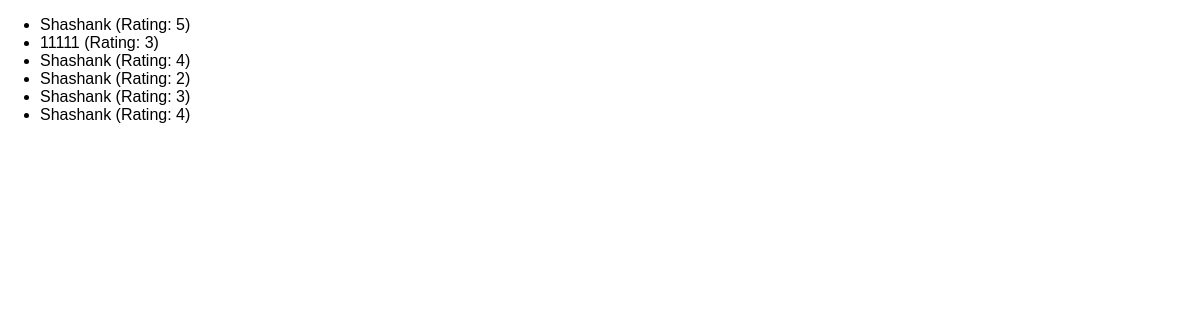
/reviews, run on an earlier commit of the app's database.
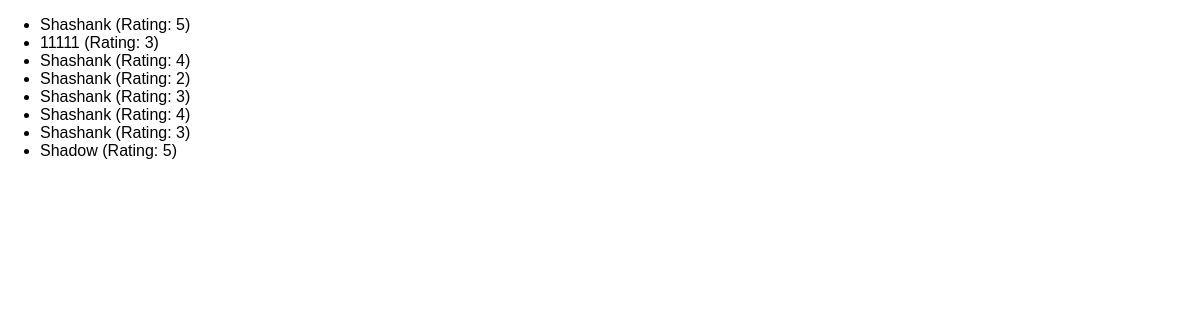
And on a later commit of the database.
### reviews/models.py (models this page shows)
class Review(models.Model):
    user_name = models.CharField(max_length=100)
    review_text = models.TextField()
    rating = models.IntegerField()

### reviews/views.py (the view)
# urls.py: path('reviews', views.ReviewsListView.as_view(), name='reviews'),
class ReviewsListView(ListView):
    template_name = 'reviews/review_list.html'
    model = Review
    context_object_name = 'reviews'

### reviews/templates/reviews/review_list.html (shortened to what this page needs)
{% extends "reviews/base.html" %}
{% block content %}
	<ul>
		{% for review in reviews %}
			<li>
				{{ review.user_name }} (Rating: {{ review.rating }})
			</li>
		{% endfor %}
	</ul>
{% endblock content %}

### reviews/templates/reviews/base.html (shortened to what this page needs)
{% load static %}
<!DOCTYPE html>
<html lang="en">
	<head>
		<link rel="stylesheet" href="{% static "reviews/styles.css" %}">
	</head>
	<body>
		{% block content %}
		{% endblock content %}
	</body>
</html>

### reviews/static/reviews/styles.css (style rules this page uses)
body { font-family: sans-serif; margin: 0; }

What changed in the data, as far as the page shows it:
added Review: user_name "Shashank", rating "3"
added Review: user_name "Shadow", rating "5"
